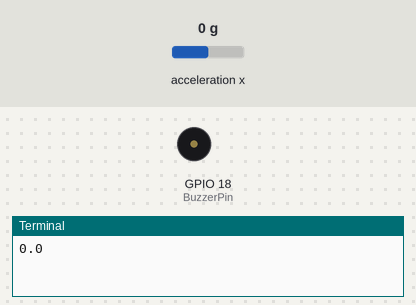
Recording of a program running on a simulated Raspberry Pi (BCM pin numbers). Shown: buzzer (waves = sounding, pin HIGH), the last lines printed to the terminal. The test bench sets the inputs (shaded band); at power-on: acceleration x 0 g.

Above: at 1.2 s.
1.3 s: acceleration x set to 0.3 g
At 1.4 s:
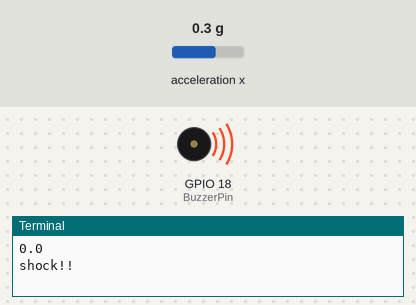
4.3 s: acceleration x set to -1.4 g
At 5.6 s:
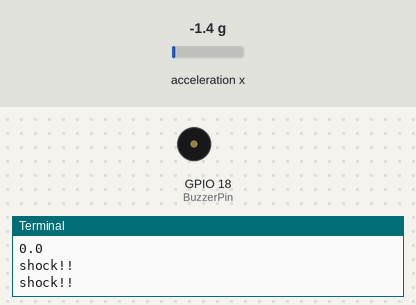
5.8 s: acceleration x set to 0.8 g
At 5.9 s:
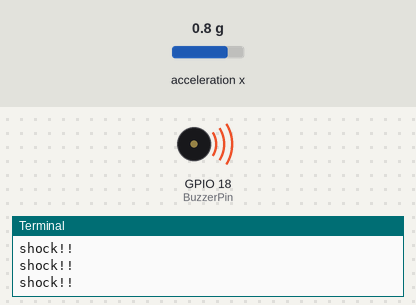
8.8 s: acceleration x set to -0.8 g
At 10.6 s:
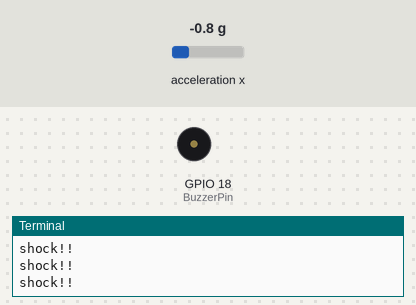
Timing chart, 0 to 11.3 s (numbered marks = the images above; inputs shaded):
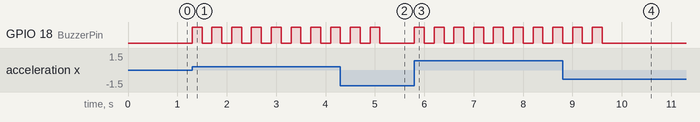

Measured:
- the behaviour switches between 0.1 and 0.2 g on acceleration x (found by bisection; images 0 and 1)
- after the input at 1.3 s, GPIO 18 (BuzzerPin): alternates HIGH for 0.20 s and LOW for 0.20 s, starting at once
- after the input at 4.3 s, GPIO 18 (BuzzerPin): goes on until 5.1 s, then stays LOW
- after the input at 5.8 s, GPIO 18 (BuzzerPin): alternates HIGH for 0.20 s and LOW for 0.20 s, starting at once
- after the input at 8.8 s, GPIO 18 (BuzzerPin): goes on until 9.6 s, then stays LOW

The program:

main9.py
```python
import smbus
import time
import RPi.GPIO as GPIO

PWR_MGMT_1 = 0x6B
SMPLRT_DIV = 0x19
CONFIG = 0x1A
GYRO_CONFIG = 0x1B
INT_ENABLE = 0x38
ACCEL_XOUT_H = 0x3B
ACCEL_YOUT_H = 0x3D
ACCEL_ZOUT_H = 0x3F
GYRO_XOUT_H = 0x43
GYRO_YOUT_H = 0x45
GYRO_ZOUT_H = 0x47

bus = smbus.SMBus(1)
Device_Address = 0x68

BuzzerPin = 18

GPIO.setwarnings(False)
GPIO.setmode(GPIO.BCM)
GPIO.setup(BuzzerPin, GPIO.OUT)

def MPU_Init():
    bus.write_byte_data(Device_Address, SMPLRT_DIV, 7)
    bus.write_byte_data(Device_Address, PWR_MGMT_1, 1)
    bus.write_byte_data(Device_Address, CONFIG, 0)
    bus.write_byte_data(Device_Address, GYRO_CONFIG, 24)
    bus.write_byte_data(Device_Address, INT_ENABLE, 1)

def read_raw_data(addr):
    high = bus.read_byte_data(Device_Address, addr)
    low = bus.read_byte_data(Device_Address, addr+1)
    value = ((high<<8) | low)

    if (value > 32768):
        value = value - 65536

    return value

accData = 0

try:
    MPU_Init()
    for i in range(10):
        acc_x = read_raw_data(ACCEL_XOUT_H)
        Ax = acc_x / 16384.0
        accData = accData + Ax

    accData = accData / 10
    print(accData)

    while True:
        acc_x = read_raw_data(ACCEL_XOUT_H)
        Ax = acc_x/16384.0
        if Ax - accData >= 0.1:
            print("shock!! ")
            for i in range(5):
                GPIO.output(BuzzerPin, True)
                time.sleep(0.2)
                GPIO.output(BuzzerPin, False)
                time.sleep(0.2)

        else:
            GPIO.output(BuzzerPin, False)

except KeyboardInterrupt:
    pass

GPIP.cleanup()
```
